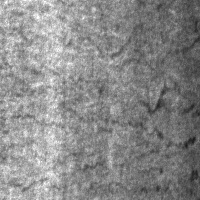
#> input picture dataset/NEU-DET/train/images/crazing/crazing_10.jpg, 200 x 200 px
$ python -i priority_features.py   (imports and definitions only)   (older library calls are emulated)
#> lines starting #> are read from the running program, lines starting #| are printed output that depends on the picture
#> further down, picture is the input picture: shape (200, 200, 3); min 24, max 255, mean 137
"""
priority_features.py — Priority Feature Extraction for PGRG Steel Defect Detection

Phase 2 implementation:
  - compute_local_mean()             : Mean intensity in a local neighborhood (7x7)
  - compute_intensity_deviation()    : Absolute deviation |I(x, y) - local_mean(x, y)|
  - compute_sobel_gradient()         : Gradient magnitude from Sobel Gx, Gy normalized to [0, 255]
  - compute_local_texture_variance() : Texture variance = mean(I^2) - mean(I)^2 normalized to [0, 255]
  - compute_priority_features()      : Pipeline returning all 4 features
"""

import cv2
import numpy as np


def compute_local_mean(image, kernel_size=(7, 7)):
    """
    Calculate the local mean intensity using a neighborhood window (default 7x7).

    Args:
        image (numpy.ndarray): Grayscale or normalized input image.
        kernel_size (tuple or int): Size of the neighborhood kernel, default (7, 7).

    Returns:
        numpy.ndarray: Local mean image of the same shape and type.
    """
#> called with kernel_size = (7, 7)
    if isinstance(kernel_size, int):
        ksize = (kernel_size, kernel_size)
    else:
        ksize = kernel_size

    return cv2.blur(image, ksize)
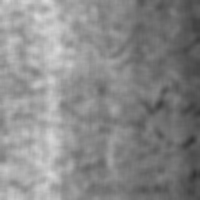
#> returned value: shape (200, 200, 3); min 52, max 218, mean 137


def compute_intensity_deviation(image, local_mean):
    """
    Calculate the intensity deviation: |I(x, y) - local_mean(x, y)|.

    Args:
        image (numpy.ndarray): Input image.
        local_mean (numpy.ndarray): Local mean image.

    Returns:
        numpy.ndarray: Deviation image.
    """
    if image.dtype == np.uint8 and local_mean.dtype == np.uint8:
        return cv2.absdiff(image, local_mean)
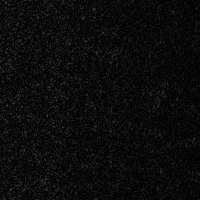
#> returned value: shape (200, 200, 3); min 0, max 76, mean 11.6

    deviation = np.abs(image.astype(np.float32) - local_mean.astype(np.float32))
    return deviation


def compute_sobel_gradient(image):
    """
    Calculate the Sobel gradient magnitude:
        Gx = Sobel_x(image)
        Gy = Sobel_y(image)
        magnitude = sqrt(Gx^2 + Gy^2)
    Normalized to [0, 255] for visualization.

    Args:
        image (numpy.ndarray): Grayscale or normalized input image.

    Returns:
        numpy.ndarray: Gradient magnitude normalized to [0, 255] (uint8).
    """
    grad_x = cv2.Sobel(image, cv2.CV_32F, 1, 0, ksize=3)
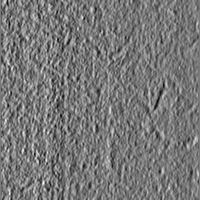
#> grad_x: shape (200, 200, 3) float32; min -295, max 324, mean -3; drawn with min black and max white
    grad_y = cv2.Sobel(image, cv2.CV_32F, 0, 1, ksize=3)
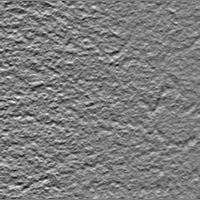
#> grad_y: shape (200, 200, 3) float32; min -296, max 303, mean -0.3; drawn with min black and max white

    magnitude = cv2.magnitude(grad_x, grad_y)
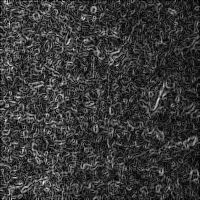
#> magnitude: shape (200, 200, 3) float32; mean B, G, R 82.5, 82.5, 82.5; drawn with min black and max white

    normalized_magnitude = cv2.normalize(
        magnitude,
        None,
        alpha=0,
        beta=255,
        norm_type=cv2.NORM_MINMAX,
        dtype=cv2.CV_8U
    )
    return normalized_magnitude


def compute_local_texture_variance(image, kernel_size=(7, 7)):
    """
    Calculate the local texture variance:
        variance = mean(I^2) - mean(I)^2
    Prevents negative values due to floating-point imprecision and normalizes
    to [0, 255] for visualization.

    Args:
        image (numpy.ndarray): Grayscale or normalized input image.
        kernel_size (tuple or int): Size of the neighborhood kernel, default (7, 7).

    Returns:
        numpy.ndarray: Local texture variance normalized to [0, 255] (uint8).
    """
#> called with kernel_size = (7, 7)
    if isinstance(kernel_size, int):
        ksize = (kernel_size, kernel_size)
    else:
        ksize = kernel_size

    img_float = image.astype(np.float32)

    # Local mean of intensity: mean(I)
    mean_i = cv2.blur(img_float, ksize)

    # Local mean of squared intensity: mean(I^2)
    mean_i_sq = cv2.blur(img_float ** 2, ksize)
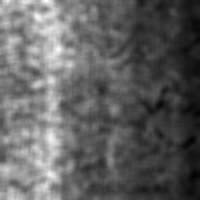
#> mean_i_sq: shape (200, 200, 3) float32; min 2797.4, max 47645, mean 20037.5; drawn with min black and max white

    # Variance: mean(I^2) - mean(I)^2
    variance = mean_i_sq - (mean_i ** 2)
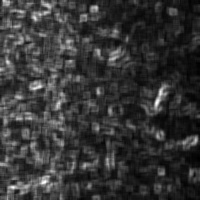
#> variance: shape (200, 200, 3) float32; min 22.95, max 1219.6, mean 278.5; drawn with min black and max white

    # Prevent small numerical negative values caused by floating-point calculations
    variance = np.maximum(variance, 0.0)

    # Normalize to [0, 255] for visualization
    normalized_variance = cv2.normalize(
        variance,
        None,
        alpha=0,
        beta=255,
        norm_type=cv2.NORM_MINMAX,
        dtype=cv2.CV_8U
    )
    return normalized_variance


def compute_priority_features(image):
    """
    Compute all four priority features:
      1. Local mean
      2. Intensity deviation
      3. Sobel gradient magnitude
      4. Local texture variance

    Args:
        image (numpy.ndarray): Normalized steel surface defect image.

    Returns:
        tuple: (local_mean, intensity_deviation, gradient_magnitude, texture_variance)
    """
    local_mean = compute_local_mean(image, kernel_size=(7, 7))
    intensity_deviation = compute_intensity_deviation(image, local_mean)
    gradient_magnitude = compute_sobel_gradient(image)
    texture_variance = compute_local_texture_variance(image, kernel_size=(7, 7))

    return local_mean, intensity_deviation, gradient_magnitude, texture_variance

>>> import cv2
>>> picture = cv2.imread('../dataset/NEU-DET/train/images/crazing/crazing_10.jpg')
>>> result = compute_priority_features(picture)

$ run again, on dataset/NEU-DET/train/images/crazing/crazing_100.jpg
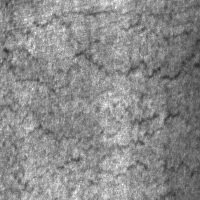
#> input picture dataset/NEU-DET/train/images/crazing/crazing_100.jpg, 200 x 200 px
#> picture is the input picture: shape (200, 200, 3); min 41, max 255, mean 138.5
#> in compute_local_texture_variance, `mean_i_sq = cv2.blur(img_float ** 2, ksize)`:
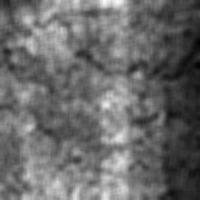
#> mean_i_sq: shape (200, 200, 3) float32; min 4462.3, max 41505, mean 19959.8; drawn with min black and max white
#> in compute_local_texture_variance, `variance = mean_i_sq - (mean_i ** 2)`:
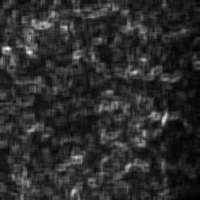
#> variance: shape (200, 200, 3) float32; min 24.14, max 1607.5, mean 304.2; drawn with min black and max white

$ run again, on dataset/NEU-DET/train/images/crazing/crazing_101.jpg
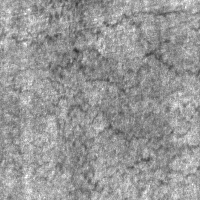
#> input picture dataset/NEU-DET/train/images/crazing/crazing_101.jpg, 200 x 200 px
#> picture is the input picture: shape (200, 200, 3); min 41, max 255, mean 151.5
#> in compute_local_texture_variance, `mean_i_sq = cv2.blur(img_float ** 2, ksize)`:
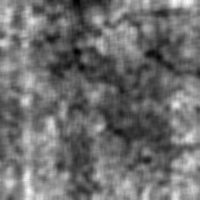
#> mean_i_sq: shape (200, 200, 3) float32; min 9661.4, max 41604.2, mean 23537.9; drawn with min black and max white
#> in compute_local_texture_variance, `variance = mean_i_sq - (mean_i ** 2)`:
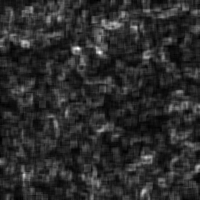
#> variance: shape (200, 200, 3) float32; min 65.66, max 1610.7, mean 334.2; drawn with min black and max white

$ run again, on dataset/NEU-DET/train/images/crazing/crazing_106.jpg
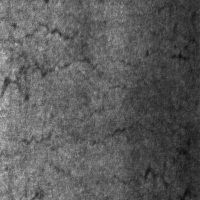
#> input picture dataset/NEU-DET/train/images/crazing/crazing_106.jpg, 200 x 200 px
#> picture is the input picture: shape (200, 200, 3); min 10, max 199, mean 91.3
#> in compute_local_texture_variance, `variance = mean_i_sq - (mean_i ** 2)`:
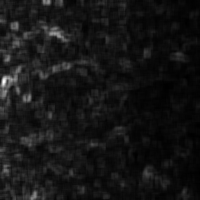
#> variance: shape (200, 200, 3) float32; min 11.92, max 1477.7, mean 137.5; drawn with min black and max white
